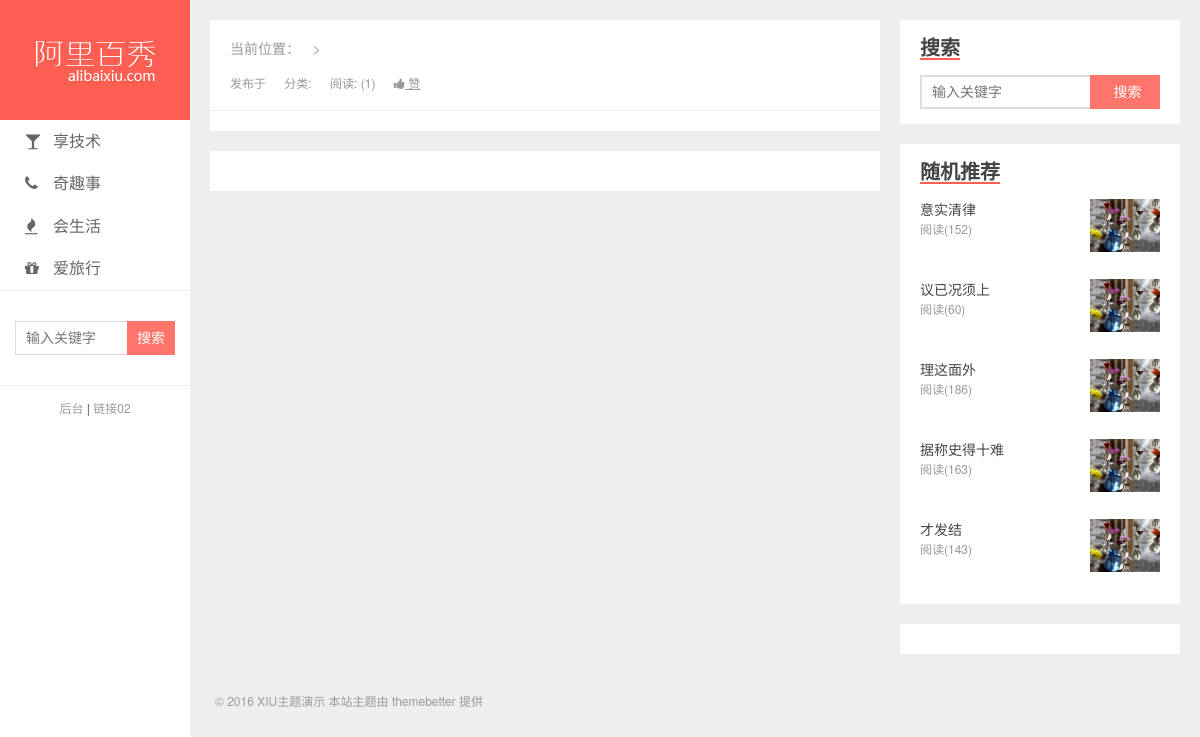
The page /detail.php?posts_id=1363&id=3 on the database its author committed.
### tables this page shows
CREATE TABLE `categories` (
  `id` int(11) NOT NULL AUTO_INCREMENT COMMENT '主键',
  `slug` varchar(200) NOT NULL COMMENT '别名',
  `name` varchar(200) NOT NULL COMMENT '分类名称',
  PRIMARY KEY (`id`),
  UNIQUE KEY `slug` (`slug`)
);

CREATE TABLE `posts` (
  `id` int(11) NOT NULL AUTO_INCREMENT COMMENT '主键',
  `slug` varchar(200) NOT NULL COMMENT '别名',
  `title` varchar(200) NOT NULL COMMENT '标题',
  `feature` varchar(200) DEFAULT NULL COMMENT '特色图像',
  `created` datetime NOT NULL COMMENT '创建时间',
  `content` text COMMENT '内容',
  `views` int(11) NOT NULL DEFAULT '0' COMMENT '浏览数',
  `likes` int(11) NOT NULL DEFAULT '0' COMMENT '点赞数',
  `status` varchar(20) NOT NULL COMMENT '状态（drafted/published/trashed）',
  `user_id` int(11) NOT NULL COMMENT '用户 ID',
  `category_id` int(11) NOT NULL COMMENT '分类 ID',
  PRIMARY KEY (`id`),
  UNIQUE KEY `slug` (`slug`)
);

### functions.php (called while the page is built, shortened)
<?php
function xiu_fetch_all ($sql) {
  $conn = mysqli_connect(XIU_DB_HOST, XIU_DB_USER, XIU_DB_PASS, XIU_DB_NAME);
  $query = mysqli_query($conn, $sql);
$result=array();
  while ($row = mysqli_fetch_assoc($query)) {
    $result[] = $row;
  }
  return $result;
}
function xiu_fetch_one ($sql) {
  $res = xiu_fetch_all($sql);
  return isset($res[0]) ? $res[0] : null;
}

### detail.php (the view, shortened to what this page needs)
<?php
require_once 'functions.php';
$posts_id=$_GET['posts_id'];
$id=$_GET['id'];
$posts = xiu_fetch_one("select
  posts.id as posts_id,
  categories.id as categories_id,
  posts.title,
  users.nickname as user_name,
  categories.name as category_name,
  posts.created,
  posts.status,
  posts.slug,
  posts.content,
  posts.views,
  posts.likes as posts_likes
from posts
inner join categories on posts.category_id = categories.id
inner join users on posts.user_id = users.id
where category_id='{$id}' and posts.id='{$posts_id}'
");
$views2=(int)$posts['views']+1;
$categories = xiu_fetch_all('select * from categories;');
$postAll = xiu_fetch_all('select * from posts;');
$arr1=array_rand($postAll,5);
foreach($arr1 as $val){
    $data_last[]=$postAll[$val];
}
 ?>
<!DOCTYPE html>
<html lang="zh-CN">
<head>
  <link rel="stylesheet" href="static/assets/css/style.css">
  <link rel="stylesheet" href="static/assets/vendors/font-awesome/css/font-awesome.css">
</head>
<body>
  <div class="wrapper">
    <div class="header">
      <h1 class="logo"><a href="index.php"><img src="static/assets/img/logo.png" alt=""></a></h1>
      <ul class="nav">
      <?php foreach ($categories as $item): ?>
        <li><a href="list.php?id=<?php echo $item['id'] ?>"><i class="fa <?php echo $item['id']=='1'?'fa-glass':($item['id']=='2'?'fa-phone':($item['id']=='3'?'fa-fire':'fa-gift')) ?>"></i><?php echo $item['name'] ?></a></li>
       <?php endforeach ?>
      </ul>
      <div class="search">
        <form>
          <input type="text" class="keys" placeholder="输入关键字">
          <input type="submit" class="btn" value="搜索">
        </form>
      </div>
      <div class="slink">
        <a href="admin/login.php">后台</a> | <a href="javascript:;">链接02</a>
      </div>
    </div>
    <div class="aside">
      <div class="widgets">
        <h4>搜索</h4>
        <div class="body search">
          <form>
            <input type="text" class="keys" placeholder="输入关键字">
            <input type="submit" class="btn" value="搜索">
          </form>
        </div>
      </div>
      <div class="widgets">
        <h4>随机推荐</h4>
<?php foreach ($data_last as $item): ?>
        <ul class="body random">
          <li>
            <a href="detail.php?posts_id=<?php echo $item['id'] ?>&id=<?php echo $item['category_id'] ?>">
              <p class="title"><?php echo $item['title'] ?></p>
              <p class="reading">阅读(<?php echo $item['views'] ?>)</p>
              <div class="pic">
                <img src="static/uploads/widget_1.jpg" alt="">
              </div>
            </a>
          </li>
      </ul>
<?php endforeach ?>
      </div>
      <div class="widgets">
      </div>
    </div>
    <div class="content">
      <div class="article">
        <div class="breadcrumb">
          <dl>
            <dt>当前位置：</dt>
            <dd></dd>
          </dl>
        </div>
        <div class="meta">
          <span><?php echo $posts['user_name'] ?> 发布于 <?php echo $posts['created'] ?></span>
          <span>分类: <a href="list.php?id=<?php echo $posts['categories_id'] ?>:;"><?php  echo $posts['category_name'] ?></a></span>
          <span>阅读: (<?php echo $views2 ?>)</span>
              <a href="javascript:;" class="like">
                <i class="fa fa-thumbs-up"></i>
                <span style="margin: 0">赞</span>
              </a>
        </div>
      </div>
      <div class="panel hots">
      </div>
    </div>
    <div class="footer">
      <p>© 2016 XIU主题演示 本站主题由 themebetter 提供</p>
    </div>
  </div>
</body>
</html>

### static/assets/css/style.css (style rules this page uses)
html { line-height: 1.15; -ms-text-size-adjust: 100%; -webkit-text-size-adjust: 100%; }
body { margin: 0; }
h1 { font-size: 2em; margin: 0.67em 0; }
a { background-color: transparent; -webkit-text-decoration-skip: objects; }
img { border-style: none; }
button, input, optgroup, select, textarea { font-family: sans-serif; font-size: 100%; line-height: 1.15; margin: 0; }
button, input { overflow: visible; }
button, html [type="button"], [type="reset"], [type="submit"] { -webkit-appearance: button; }
body { color: #444; font-size: 14px; font-family: "Microsoft Yahei", "Helvetica Neue", Helvetica, Arial, sans-serif; background-color: #eee; overflow-x: hidden; -webkit-font-smoothing: antialiased; -moz-osx-font-smoothing: grayscale; }
a, input { -webkit-tap-highlight-color: rgba(0, 0, 0, 0); }
ul, dl, dt, dd, h1, h2, h3, h4, h5, h6, p { padding: 0; margin: 0; }
ul { list-style: none; }
a { text-decoration: none; }
img { display: block; width: 100%; max-width: 100%; max-height: 100%; }
.wrapper { max-width: 1440px; margin: 0 auto; }
.header { width: 190px; height: 100%; background-color: #fff; position: fixed; }
.header .logo { width: 100%; height: 120px; text-indent: -2000px; background: #ff5e52; }
.header .logo a { display: block; height: 100%; }
.header .nav { font-size: 16px; border-bottom: 1px solid #eee; }
.header .nav a { display: block; padding: 12px 25px; color: #666; }
.header .nav .fa { width: 16px; height: 16px; margin-right: 12px; }
.header .search { margin-bottom: 15px; padding: 30px 15px; border-bottom: 1px solid #eee; }
.header .search form { overflow: hidden; }
.header .search input { display: block; float: left; box-sizing: border-box; }
.header .search .keys { width: 112px; height: 34px; color: #666; border: 1px solid #DDD; border-right: 0 none; padding: 5px 5px 5px 10px; }
.header .search .btn { width: 48px; height: 34px; border: 0 none; color: #fff; background-color: #ff5e52; opacity: .85; }
.header .slink { text-align: center; font-size: 12px; }
.header .slink a { color: #999; text-decoration: none; }
.content { padding: 20px; margin: 0 300px 0 190px; }
.content .panel { margin-bottom: 20px; padding: 20px; background-color: #fff; overflow: hidden; }
.content .article { padding: 20px; margin-bottom: 20px; background-color: #fff; }
.content .breadcrumb dt, .content .breadcrumb dd { display: inline-block; color: #999; }
.content .breadcrumb dd + dd:before { padding: 0 5px; content: ">"; }
.content .article .meta { color: #999; font-size: 12px; padding: 0 20px 20px; margin: 0 -20px; border-bottom: 1px solid #eee; }
.content .article .meta span { margin-right: 15px; }
.content .article .meta a { color: #999; text-decoration: underline; }
.aside { width: 280px; margin: 20px; float: right; }
.aside .widgets { padding: 15px 20px; margin-bottom: 20px; background-color: #fff; overflow: hidden; }
.aside .widgets h4 { margin-bottom: 5px; font-size: 20px; border-bottom: 2px solid #ff5e52; float: left; }
.aside .widgets .body { clear: both; }
.aside .search { padding-top: 10px; }
.aside .search form { height: 34px; position: relative; padding-right: 70px; }
.aside .search input { display: block; height: 100%; padding: 5px 5px 5px 10px; box-sizing: border-box; color: #666; }
.aside .search .keys { width: 100%; border: 2px solid #DDD; border-right: 0 none; outline: none; float: left; }
.aside .search .btn { position: absolute; top: 0; right: 0; width: 70px; text-align: center; color: #fff; border: 0 none; background-color: #ff5e52; opacity: 0.85; }
.aside .random li { height: 60px; padding: 10px 0; }
.aside .random p { float: left; clear: both; line-height: 20px; }
.aside .random .title { width: 160px; font-size: 14px; color: #444; }
.aside .random .reading { font-size: 12px; color: #999; }
.aside .random .pic { display: inline-block; width: 70px; margin-left: 10px; height: 100%; overflow: hidden; }
.footer { clear: both; text-align: left; padding: 0 25px 20px; margin-left: 190px; font-size: 12px; color: #999; }

### rows shown on the page
categories: name "享技术"
categories: name "奇趣事"
categories: name "会生活"
categories: name "爱旅行"
posts: title "意实清律", views "152"
posts: title "议已况须上", views "60"
posts: title "理这面外", views "186"
posts: title "据称史得十难", views "163"
posts: title "才发结", views "143"

### other values the page prints
$views2 "1"
